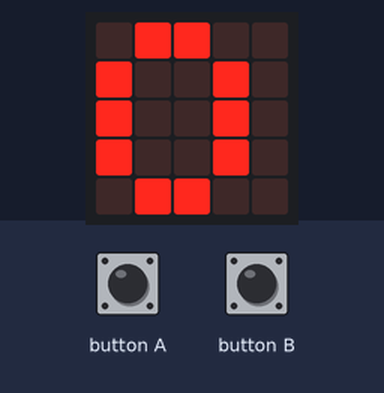
Recording of a program running on a simulated BBC micro:bit (MakeCode). Shown: the board's 5×5 LED display. The test bench sets the inputs (shaded band).

Above: at 1.9 s.
2.0 s: button B pressed for 0.15 s
At 2.6 s:
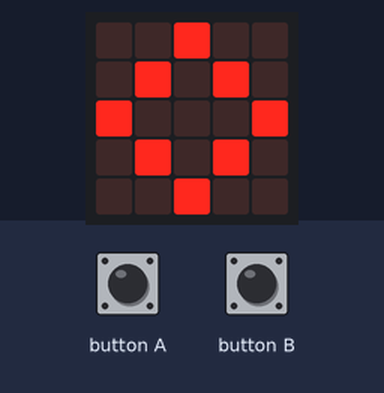
3.6 s: button A pressed for 0.15 s
At 4.9 s:
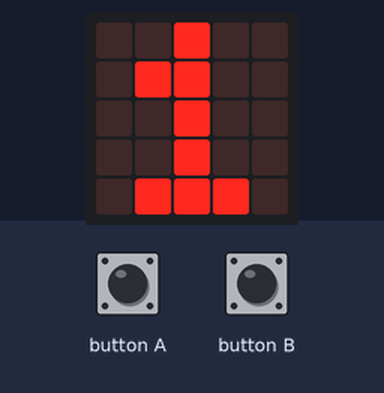
5.2 s: button B pressed for 0.15 s
At 6.2 s:
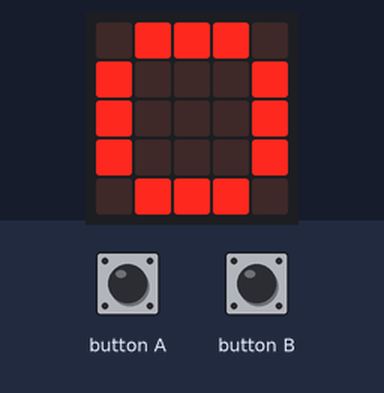
6.8 s: button A pressed for 0.15 s
At 7.4 s:
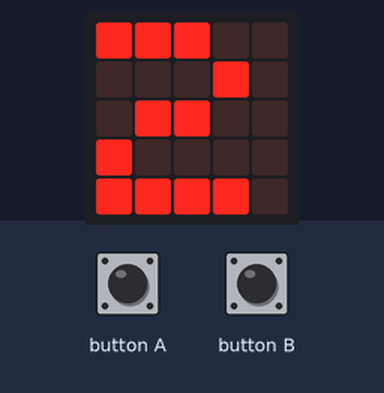
8.4 s: button B pressed for 0.15 s
At 9.8 s:
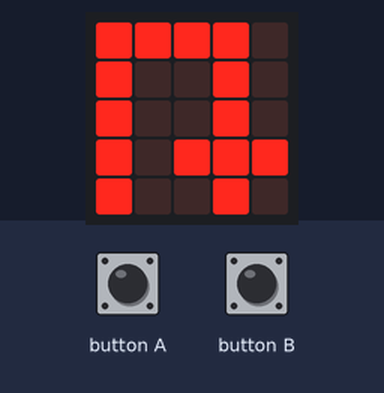
Timing chart, 0 to 11.0 s (numbered marks = the images above; inputs shaded):
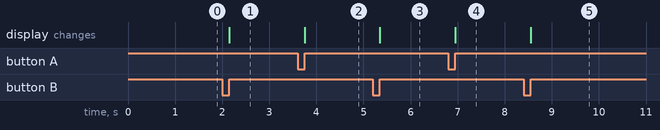

The program:

main.ts
```typescript
input.onButtonPressed(Button.A, function () {
    Figur += 1
    if (Figur % 4 == 0) {
        Figur = 0
    }
    basic.showNumber(Figur)
})
input.onButtonPressed(Button.B, function () {
    if (Figur == 0) {
        basic.showLeds(`
            . . # . .
            . # . # .
            # . . . #
            . # . # .
            . . # . .
            `)
    } else if (Figur == 1) {
        basic.showLeds(`
            . # # # .
            # . . . #
            # . . . #
            # . . . #
            . # # # .
            `)
    } else if (Figur == 2) {
        basic.showLeds(`
            # # # # .
            # . . # .
            # . . # .
            # . # # #
            # . . # .
            `)
    } else {
        basic.showNumber(Figur)
    }
})
let Figur = 0
Figur = 0
basic.showNumber(Figur)
```

test.ts
```typescript
// testene settes inn her; disse vil ikke kompilert så lenge denne pakken blir brukt som en utvidelse.
```

Measured:
- after the input at 2.0 s, the display: changes after 0.15 s (image 1)
- after the input at 3.6 s, the display: changes after 0.15 s (image 2)
- after the input at 5.2 s, the display: changes after 0.15 s (image 3)
- after the input at 6.8 s, the display: changes after 0.15 s (image 4)
- after the input at 8.4 s, the display: changes after 0.15 s (image 5)
